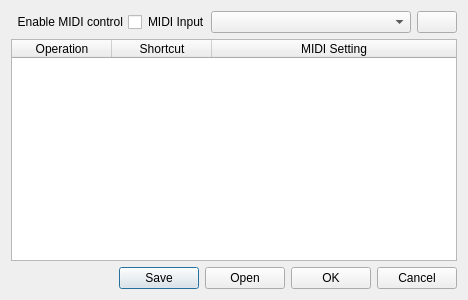
<?xml version="1.0" encoding="UTF-8"?>
<ui version="4.0">
 <class>EditControlsDialog</class>
 <widget class="QDialog" name="EditControlsDialog">
  <property name="geometry">
   <rect>
    <x>0</x>
    <y>0</y>
    <width>441</width>
    <height>300</height>
   </rect>
  </property>
  <property name="windowTitle">
   <string>Dialog</string>
  </property>
  <layout class="QVBoxLayout" name="verticalLayout">
   <item>
    <layout class="QHBoxLayout" name="horizontalLayout">
     <item>
      <widget class="QCheckBox" name="_midiOnBox">
       <property name="toolTip">
        <string>Use MIDI input to control LLP</string>
       </property>
       <property name="layoutDirection">
        <enum>Qt::RightToLeft</enum>
       </property>
       <property name="text">
        <string>Enable MIDI control</string>
       </property>
      </widget>
     </item>
     <item>
      <widget class="QLabel" name="_inputLabel">
       <property name="text">
        <string>MIDI Input</string>
       </property>
       <property name="buddy">
        <cstring>_inputSelector</cstring>
       </property>
      </widget>
     </item>
     <item>
      <widget class="QComboBox" name="_inputSelector">
       <property name="minimumSize">
        <size>
         <width>200</width>
         <height>0</height>
        </size>
       </property>
       <property name="toolTip">
        <string>Select a MIDI input device</string>
       </property>
      </widget>
     </item>
     <item>
      <widget class="QPushButton" name="_refreshButton">
       <property name="toolTip">
        <string>Refresh the list of MIDI inputs</string>
       </property>
       <property name="text">
        <string/>
       </property>
       <property name="icon">
        <iconset resource="Images/llp.qrc">
         <normaloff>:/Images/Refresh</normaloff>:/Images/Refresh</iconset>
       </property>
      </widget>
     </item>
     <item>
      <spacer name="horizontalSpacer">
       <property name="orientation">
        <enum>Qt::Horizontal</enum>
       </property>
       <property name="sizeHint" stdset="0">
        <size>
         <width>40</width>
         <height>20</height>
        </size>
       </property>
      </spacer>
     </item>
    </layout>
   </item>
   <item>
    <widget class="QTableWidget" name="_settingsTable">
     <property name="editTriggers">
      <set>QAbstractItemView::NoEditTriggers</set>
     </property>
     <property name="tabKeyNavigation">
      <bool>false</bool>
     </property>
     <property name="showDropIndicator" stdset="0">
      <bool>false</bool>
     </property>
     <property name="dragDropOverwriteMode">
      <bool>false</bool>
     </property>
     <property name="alternatingRowColors">
      <bool>true</bool>
     </property>
     <property name="selectionMode">
      <enum>QAbstractItemView::SingleSelection</enum>
     </property>
     <property name="textElideMode">
      <enum>Qt::ElideNone</enum>
     </property>
     <property name="showGrid">
      <bool>false</bool>
     </property>
     <property name="gridStyle">
      <enum>Qt::NoPen</enum>
     </property>
     <property name="sortingEnabled">
      <bool>true</bool>
     </property>
     <property name="wordWrap">
      <bool>false</bool>
     </property>
     <property name="cornerButtonEnabled">
      <bool>false</bool>
     </property>
     <attribute name="horizontalHeaderMinimumSectionSize">
      <number>50</number>
     </attribute>
     <attribute name="horizontalHeaderShowSortIndicator" stdset="0">
      <bool>true</bool>
     </attribute>
     <attribute name="horizontalHeaderStretchLastSection">
      <bool>true</bool>
     </attribute>
     <attribute name="verticalHeaderVisible">
      <bool>false</bool>
     </attribute>
     <column>
      <property name="text">
       <string>Operation</string>
      </property>
     </column>
     <column>
      <property name="text">
       <string>Shortcut</string>
      </property>
     </column>
     <column>
      <property name="text">
       <string>MIDI Setting</string>
      </property>
     </column>
    </widget>
   </item>
   <item>
    <layout class="QHBoxLayout" name="horizontalLayout_2">
     <item>
      <spacer name="horizontalSpacer_2">
       <property name="orientation">
        <enum>Qt::Horizontal</enum>
       </property>
       <property name="sizeHint" stdset="0">
        <size>
         <width>40</width>
         <height>20</height>
        </size>
       </property>
      </spacer>
     </item>
     <item>
      <widget class="QDialogButtonBox" name="fileBox">
       <property name="standardButtons">
        <set>QDialogButtonBox::Open|QDialogButtonBox::Save</set>
       </property>
      </widget>
     </item>
     <item>
      <widget class="QDialogButtonBox" name="buttonBox">
       <property name="orientation">
        <enum>Qt::Horizontal</enum>
       </property>
       <property name="standardButtons">
        <set>QDialogButtonBox::Cancel|QDialogButtonBox::Ok</set>
       </property>
      </widget>
     </item>
    </layout>
   </item>
  </layout>
 </widget>
 <resources>
  <include location="Images/llp.qrc"/>
 </resources>
 <connections>
  <connection>
   <sender>buttonBox</sender>
   <signal>accepted()</signal>
   <receiver>EditControlsDialog</receiver>
   <slot>accept()</slot>
   <hints>
    <hint type="sourcelabel">
     <x>430</x>
     <y>289</y>
    </hint>
    <hint type="destinationlabel">
     <x>157</x>
     <y>274</y>
    </hint>
   </hints>
  </connection>
  <connection>
   <sender>buttonBox</sender>
   <signal>rejected()</signal>
   <receiver>EditControlsDialog</receiver>
   <slot>reject()</slot>
   <hints>
    <hint type="sourcelabel">
     <x>295</x>
     <y>288</y>
    </hint>
    <hint type="destinationlabel">
     <x>286</x>
     <y>274</y>
    </hint>
   </hints>
  </connection>
  <connection>
   <sender>_midiOnBox</sender>
   <signal>toggled(bool)</signal>
   <receiver>_inputSelector</receiver>
   <slot>setEnabled(bool)</slot>
   <hints>
    <hint type="sourcelabel">
     <x>126</x>
     <y>19</y>
    </hint>
    <hint type="destinationlabel">
     <x>264</x>
     <y>22</y>
    </hint>
   </hints>
  </connection>
  <connection>
   <sender>_midiOnBox</sender>
   <signal>toggled(bool)</signal>
   <receiver>_refreshButton</receiver>
   <slot>setEnabled(bool)</slot>
   <hints>
    <hint type="sourcelabel">
     <x>108</x>
     <y>24</y>
    </hint>
    <hint type="destinationlabel">
     <x>412</x>
     <y>19</y>
    </hint>
   </hints>
  </connection>
  <connection>
   <sender>_midiOnBox</sender>
   <signal>toggled(bool)</signal>
   <receiver>_inputLabel</receiver>
   <slot>setEnabled(bool)</slot>
   <hints>
    <hint type="sourcelabel">
     <x>48</x>
     <y>23</y>
    </hint>
    <hint type="destinationlabel">
     <x>158</x>
     <y>23</y>
    </hint>
   </hints>
  </connection>
 </connections>
</ui>
